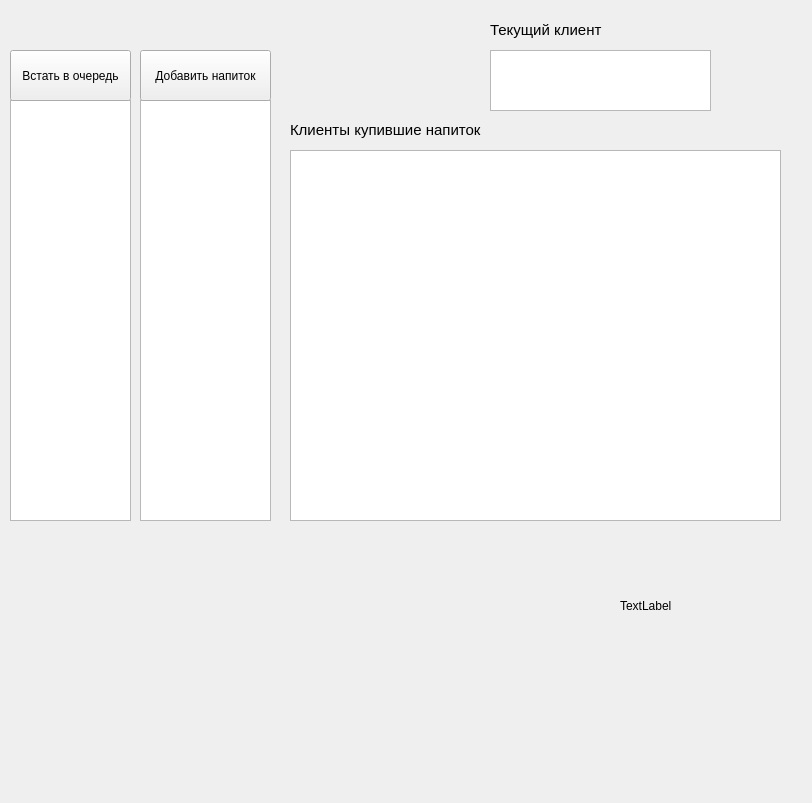
<?xml version="1.0" encoding="UTF-8"?>
<ui version="4.0">
 <class>MainWindow</class>
 <widget class="QMainWindow" name="MainWindow">
  <property name="geometry">
   <rect>
    <x>0</x>
    <y>0</y>
    <width>812</width>
    <height>803</height>
   </rect>
  </property>
  <property name="windowTitle">
   <string>MainWindow</string>
  </property>
  <widget class="QWidget" name="centralwidget">
   <widget class="QLabel" name="label_2">
    <property name="geometry">
     <rect>
      <x>490</x>
      <y>20</y>
      <width>121</width>
      <height>20</height>
     </rect>
    </property>
    <property name="font">
     <font>
      <pointsize>11</pointsize>
     </font>
    </property>
    <property name="text">
     <string>Текущий клиент</string>
    </property>
   </widget>
   <widget class="QLabel" name="label_3">
    <property name="geometry">
     <rect>
      <x>290</x>
      <y>120</y>
      <width>201</width>
      <height>20</height>
     </rect>
    </property>
    <property name="font">
     <font>
      <pointsize>11</pointsize>
     </font>
    </property>
    <property name="text">
     <string>Клиенты купившие напиток</string>
    </property>
   </widget>
   <widget class="QListView" name="ListIn">
    <property name="geometry">
     <rect>
      <x>10</x>
      <y>100</y>
      <width>121</width>
      <height>421</height>
     </rect>
    </property>
   </widget>
   <widget class="QTableView" name="ListCurrent">
    <property name="geometry">
     <rect>
      <x>490</x>
      <y>50</y>
      <width>221</width>
      <height>61</height>
     </rect>
    </property>
   </widget>
   <widget class="QTableView" name="ListOut">
    <property name="geometry">
     <rect>
      <x>290</x>
      <y>150</y>
      <width>491</width>
      <height>371</height>
     </rect>
    </property>
   </widget>
   <widget class="QPushButton" name="pushButton">
    <property name="geometry">
     <rect>
      <x>10</x>
      <y>50</y>
      <width>121</width>
      <height>51</height>
     </rect>
    </property>
    <property name="text">
     <string>Встать в очередь</string>
    </property>
   </widget>
   <widget class="QListView" name="ListInDrink">
    <property name="geometry">
     <rect>
      <x>140</x>
      <y>100</y>
      <width>131</width>
      <height>421</height>
     </rect>
    </property>
   </widget>
   <widget class="QPushButton" name="pushButton_2">
    <property name="geometry">
     <rect>
      <x>140</x>
      <y>50</y>
      <width>131</width>
      <height>51</height>
     </rect>
    </property>
    <property name="text">
     <string>Добавить напиток</string>
    </property>
   </widget>
   <widget class="QLabel" name="label">
    <property name="geometry">
     <rect>
      <x>-210</x>
      <y>680</y>
      <width>47</width>
      <height>13</height>
     </rect>
    </property>
    <property name="text">
     <string>TextLabel</string>
    </property>
   </widget>
   <widget class="QWidget" name="horizontalLayoutWidget">
    <property name="geometry">
     <rect>
      <x>20</x>
      <y>530</y>
      <width>391</width>
      <height>241</height>
     </rect>
    </property>
    <layout class="QHBoxLayout" name="HlGraph"/>
   </widget>
   <widget class="QLabel" name="label_4">
    <property name="geometry">
     <rect>
      <x>620</x>
      <y>570</y>
      <width>121</width>
      <height>71</height>
     </rect>
    </property>
    <property name="text">
     <string>TextLabel</string>
    </property>
   </widget>
  </widget>
  <widget class="QMenuBar" name="menubar">
   <property name="geometry">
    <rect>
     <x>0</x>
     <y>0</y>
     <width>812</width>
     <height>22</height>
    </rect>
   </property>
  </widget>
 </widget>
 <resources/>
 <connections/>
</ui>
